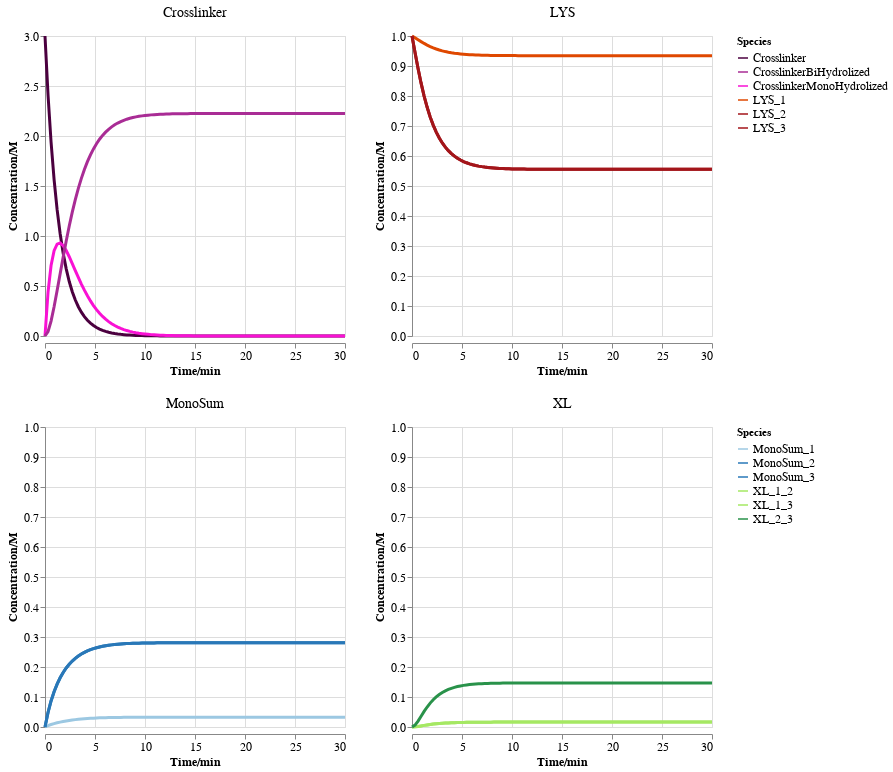

Source (notebook cell):
### Code cell
c = get_3lys_time_plot(df_melt_3lys_lower_klys1_high_kh, 30)
c

### Figure 1 — Vega-Lite specification as saved in the notebook (floating-point values rounded to 4 significant figures; data arrays with more than 128 entries replaced by an {"elided": "..."} marker saying what was removed)
{"config": {"view": {"continuousWidth": 300, "continuousHeight": 300}, "axis": {"labelFontSize": 12, "titleFontSize": 12}}, "vconcat": [{"data": {"name": "data-ab29d197d2901f5bbb9d792e4d04fa5b"}, "facet": {"field": "type", "header": {"labelFontSize": 14}, "title": null, "type": "nominal"}, "spec": {"mark": {"type": "line", "size": 3}, "encoding": {"color": {"field": "variable", "legend": {"labelFontSize": 12}, "scale": {"range": ["#4b003f", "#a92c95", "#f911d4", "#df4800", "#a3151a", "#a3151a"]}, "title": "Species", "type": "nominal"}, "tooltip": [{"field": "value", "type": "quantitative"}, {"field": "variable", "type": "nominal"}], "x": {"field": "time", "scale": {"domain": [0, 30]}, "title": "Time/min", "type": "quantitative"}, "y": {"axis": {"title": "Concentration/M"}, "field": "value", "scale": {}, "type": "quantitative"}}}, "columns": 2, "resolve": {"scale": {"y": "independent"}}}, {"data": {"name": "data-e56b07a02e1000732e28c4d678a968ec"}, "facet": {"field": "type", "header": {"labelFontSize": 14}, "title": null, "type": "nominal"}, "spec": {"mark": {"type": "line", "size": 3}, "encoding": {"color": {"field": "variable", "legend": {"labelFontSize": 12}, "scale": {"range": ["#9cc8e2", "#2978b8", "#2978b8", "#a5e863", "#a5e863", "#29924a"]}, "title": "Species", "type": "nominal"}, "tooltip": [{"field": "value", "type": "quantitative"}, {"field": "variable", "type": "nominal"}], "x": {"field": "time", "scale": {"domain": [0, 30]}, "title": "Time/min", "type": "quantitative"}, "y": {"axis": {"title": "Concentration/M"}, "field": "value", "scale": {"domain": [0, 1]}, "type": "quantitative"}}}, "columns": 2, "resolve": {"scale": {"y": "independent"}}}], "resolve": {"scale": {"color": "independent", "x": "shared"}}, "$schema": "https://vega.github.io/schema/vega-lite/v5.8.0.json", "datasets": {"data-ab29d197d2901f5bbb9d792e4d04fa5b": {"elided": "600 records"}, "data-e56b07a02e1000732e28c4d678a968ec": {"elided": "600 records"}}}
